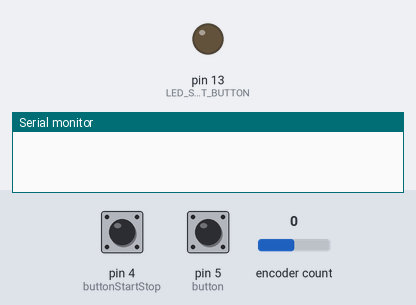
Simulated run of this sketch. Board: Arduino Uno, built with avr-gcc and run on an emulated ATmega328P. Parts: output pins drawn as LEDs (lit = HIGH), the last lines printed to the serial monitor. The inputs (shaded band) are chosen by the test bench; at power-on: pin 4 (buttonStartStop) HIGH, pin 5 (button) HIGH, encoder count 0.

Above: at 1.2 s.
1.3 s: pin 4 (buttonStartStop) pulled LOW for 0.15 s
At 1.8 s:
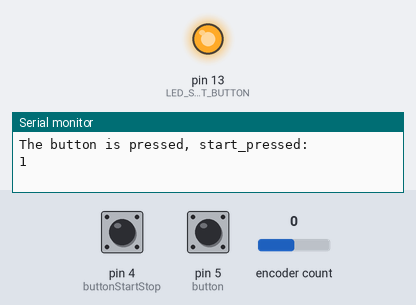
6.0 s: pin 4 (buttonStartStop) pulled LOW for 1 s
At 6.6 s:
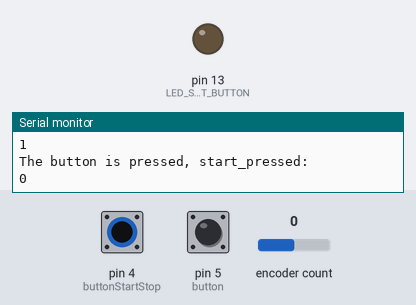
8.5 s: pin 4 (buttonStartStop) pulled LOW for 3.2 s
At 9.7 s:
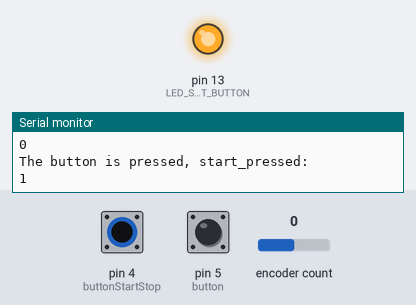
Timing chart, 0 to 11.5 s (numbered marks = the images above; inputs shaded):
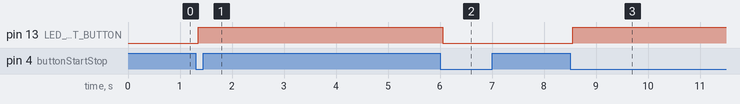

The sketch:

Master_Sync_Charles.ino
```cpp
// (licence header left out)
#include <Encoder.h>
#include <ezButton.h>
#include <TimerOne.h>
#include <MIDI.h>


#define LED_PIN1 7 // Tempo LED
#define LED_START_BUTTON 13 // Button LED
#define SYNC_OUTPUT_PIN 6 // Audio Sync Digital Pin
#define SYNC_OUTPUT_PIN2 8 // 2nd Audio Sync Pin
#define BUTTON_START 4 // Start/Stop Push Button
#define BUTTON_ROTARY 5 // Rotary Encoder Button

#define CLOCKS_PER_BEAT 24 // MIDI Clock Ticks
#define AUDIO_SYNC 12 // Audio Sync Ticks
#define AUDIO_SYNC2 12 // 2nd Audio Sync Ticks

#define MINIMUM_BPM 20
#define MAXIMUM_BPM 300

#define BLINK_TIME 4 // LED blink time

volatile int  blinkCount = 0,
              blinkCount2 = 0,
              AudioSyncCount = 0,
              AudioSyncCount2 = 0;

long intervalMicroSeconds,
      bpm = 120,
      audio_sync2;

boolean playing = true,
      sync_editing = false,
      display_update = false,
      rotary_pressed = false,
      start_pressed = false;

int oldPosition;


ezButton button(5);
ezButton buttonStartStop(4);

Encoder myEnc(2, 3); // Rotary Encoder Pin 2,3


void setup(void) {
  Serial.begin(9600);

  Timer1.initialize(intervalMicroSeconds);
  Timer1.setPeriod(60L * 1000 * 1000 / bpm / CLOCKS_PER_BEAT);
  Timer1.attachInterrupt(sendClockPulse);

  pinMode(LED_START_BUTTON, OUTPUT);

  button.setDebounceTime(50); // set debounce time to 50 milliseconds
  buttonStartStop.setDebounceTime(50);
}

void loop(void) {
  byte i = 0;
  byte p = 0;
  long bpm_interval;
  int newPosition = (myEnc.read()/4);

  button.loop(); // MUST call the loop() function first
  buttonStartStop.loop(); // MUST call the loop() function first

  // digitalWrite(LED_START_BUTTON, HIGH);

  if(button.isPressed()) {
    Serial.println("The button is pressed");
    rotary_pressed = rotary_pressed == false ? true : false;
  }

  if(buttonStartStop.isPressed()) {
    Serial.println("The button is pressed, start_pressed: ");
    start_pressed = start_pressed == false ? true : false;
    Serial.println(start_pressed);
  }

  buttonStartHandler();

  bpm_interval = rotary_pressed ? 10 : 1;

  // Rotary encoder setup
  if (newPosition != oldPosition) {
    display_update = true;
    i = oldPosition < newPosition ? 2 : 1;
    oldPosition = newPosition;
  } else {
    display_update = false;
  }

  // bpm crunching
  if (i == 2) {
    // bpm++;
    bpm = bpm + bpm_interval;
    bpm = bpm > MAXIMUM_BPM ? MAXIMUM_BPM : bpm;
  } else if (i == 1) {
    // bpm--;
    bpm = bpm - bpm_interval;
    bpm = bpm < MINIMUM_BPM ? MINIMUM_BPM : bpm;
  }

  if (display_update == true) {
    updateBpm();
    printBpm();
  }
}

void sendClockPulse() {

  // MIDI.sendRealTime(midi::Clock); // sending midi clock

  if (playing) {

    blinkCount = (blinkCount + 1) % CLOCKS_PER_BEAT;
    // blinkCount2 = (blinkCount2 + 1) % (CLOCKS_PER_BEAT / 2);
    // AudioSyncCount = (AudioSyncCount + 1) % AUDIO_SYNC;
    // AudioSyncCount2 = (AudioSyncCount2 + 1) % audio_sync2;

    // if (AudioSyncCount == 0) {
    //     digitalWrite(SYNC_OUTPUT_PIN, HIGH);
    // } else {
    //   if (AudioSyncCount == 1) {
    //     digitalWrite(SYNC_OUTPUT_PIN, LOW);
    //   }
    // }

    // if (AudioSyncCount2 == 0) {
    //     digitalWrite(SYNC_OUTPUT_PIN2, HIGH);
    // } else {
    //   if (AudioSyncCount2 == 1) {
    //     digitalWrite(SYNC_OUTPUT_PIN2, LOW);
    //   }
    // }

    if (blinkCount == 0) {
        digitalWrite(LED_PIN1, HIGH);
    } else {
      if (blinkCount == BLINK_TIME) {
        digitalWrite(LED_PIN1, LOW);
      }
    }
  } // if playing
}


void buttonStartHandler() {
  if (start_pressed == 0) {
    digitalWrite(LED_START_BUTTON, LOW);
  } else {
    digitalWrite(LED_START_BUTTON, HIGH);
  }
}


void printBpm() {
  Serial.print("bpm: ");
  Serial.print(bpm);
  Serial.print("\n");
  Serial.print("rotary_pressed: ");
  Serial.print(rotary_pressed);
  Serial.print("\n");
}

void updateBpm() { // update BPM function (on the fly)
  long interval = 60L * 1000 * 1000 / bpm / CLOCKS_PER_BEAT;
  Timer1.setPeriod(interval);
}
```

Measured:
- after the input at 1.3 s, pin 13 (LED_START_BUTTON): LOW → HIGH after 0.05 s
- after the input at 6.0 s, pin 13 (LED_START_BUTTON): HIGH → LOW after 0.05 s
- after the input at 8.5 s, pin 13 (LED_START_BUTTON): LOW → HIGH after 0.05 s
